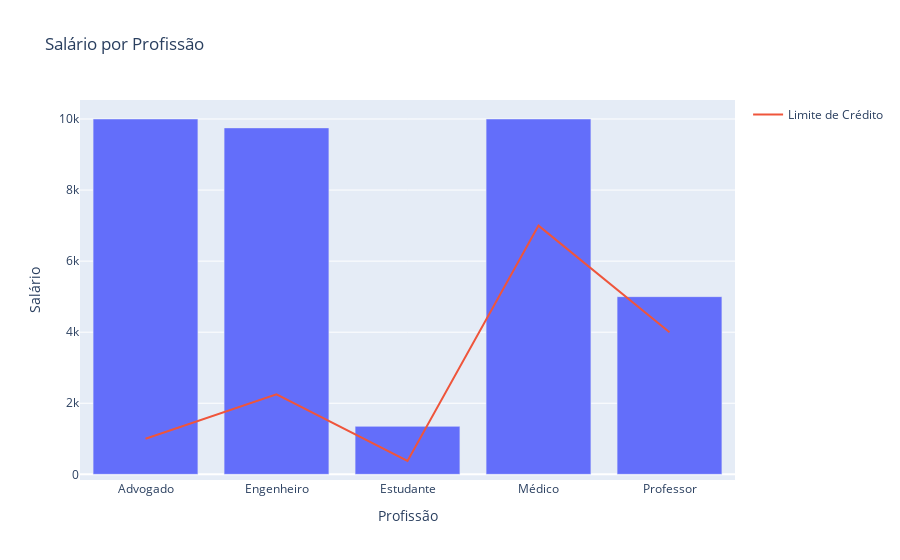

Notebook code cell kept with this figure:
### Markdown cell above
# Primeira Análise
Normalmente, tendemos a associar diretamente o salário de uma pessoa ao seu limite de crédito, ou seja, se o salário é alto, o limite de crédito também deve ser.

Por isso, na primeira análise, proponho a combinação de um gráfico de barras e um gráfico de linha: o gráfico de barras representará a média salarial por profissão, enquanto as linhas refletirão a média de limite de crédito por profissão. Dessa forma, poderemos identificar se essa afirmação é, de fato, uma verdade absoluta.

### Code cell
media_salario = df.groupby('Profissão')['Salário'].mean().reset_index()
fig_1 = px.bar(media_salario, x='Profissão', y='Salário', title='Salário por Profissão')

media_limite = df.groupby('Profissão')['Limite_Credito'].mean().reset_index()
fig_2 = px.line(media_limite, x='Profissão', y='Limite_Credito', title='Limite de Crédito por Profissão')

fig_combined = px.bar(media_salario, x='Profissão', y='Salário', title='Salário por Profissão')
fig_combined.add_scatter(x=media_limite['Profissão'], y=media_limite['Limite_Credito'], mode='lines', name='Limite de Crédito')

fig_combined.show()

### Figure 1 — Plotly figure (JSON) as saved in the notebook; plotly's stock layout.template omitted (floating-point values rounded to 4 significant figures)
{"data": [{"hovertemplate": "Profissão=%{x}<br>Salário=%{y}<extra></extra>", "legendgroup": "", "marker": {"color": "#636efa", "pattern": {"shape": ""}}, "name": "", "orientation": "v", "showlegend": false, "textposition": "auto", "type": "bar", "x": ["Advogado", "Engenheiro", "Estudante", "Médico", "Professor"], "xaxis": "x", "y": [10000.0, 9750.0, 1350.0, 10000.0, 5000.0], "yaxis": "y"}, {"mode": "lines", "name": "Limite de Crédito", "type": "scatter", "x": ["Advogado", "Engenheiro", "Estudante", "Médico", "Professor"], "y": [1000.0, 2250.0, 375.0, 7000.0, 4000.0]}], "layout": {"barmode": "relative", "legend": {"tracegroupgap": 0}, "title": {"text": "Salário por Profissão"}, "xaxis": {"anchor": "y", "domain": [0, 1], "title": {"text": "Profissão"}}, "yaxis": {"anchor": "x", "domain": [0, 1], "title": {"text": "Salário"}}}}
